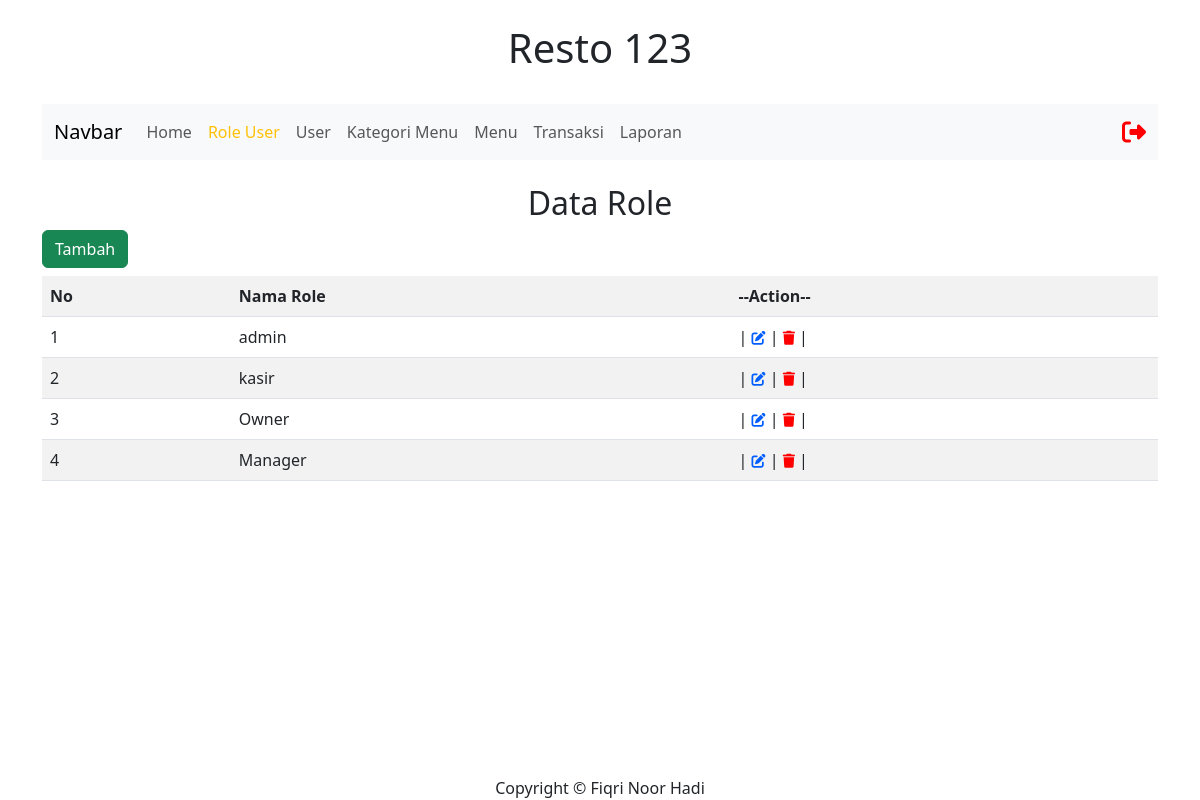
/admin/layout/admin.php?page=role_user (signed in), run on the app's committed database.
### tables this page shows
CREATE TABLE `role_user` (
  `id_role_user` int(11) NOT NULL,
  `nama_role_user` varchar(10) NOT NULL
);

### admin/role_user/role_user.php (the view, shortened to what this page needs)
<br>
<center><h2>Data Role</h2></center>
<a href="?page=role_user-create">
     <button class="btn btn-success mb-2">Tambah</button>
</a>
<table class="table table-striped">
     <tr>
          <th>No</th>
          <th>Nama Role</th>
          <th>--Action--</th>
     </tr>
     <?php
     $no = 1;
     $query = $koneksi->query(" SELECT * FROM role_user");
     while ($hasil = $query->fetch_object())
     {
          ?>
          <tr>
               <td><?= $no ?></td>
               <td><?= $hasil->nama_role_user ?></td>
               <td>|
                    <a style="text-decoration:none" href="?page=role_user-edit&id_role_user=<?= $hasil->id_role_user ?>">
                    <i class="fa-solid fa-pen-to-square fa-sm" style="color: #005eff;"></i>
                    </a>
                    |
                    <a style="text-decoration:none" href="?page=role_user-delete&id_role_user=<?= $hasil->id_role_user ?>">
                         <i class="fa-solid fa-trash fa-sm" style="color: #ff0000;"></i>
                    </a>|
               </td>
          </tr>
          <?php
          $no++;
     }
     ?>
</table>
<br>
<br>

### data on the page
role_user: nama_role_user "admin"
role_user: nama_role_user "kasir"
role_user: nama_role_user "Owner"
role_user: nama_role_user "Manager"
